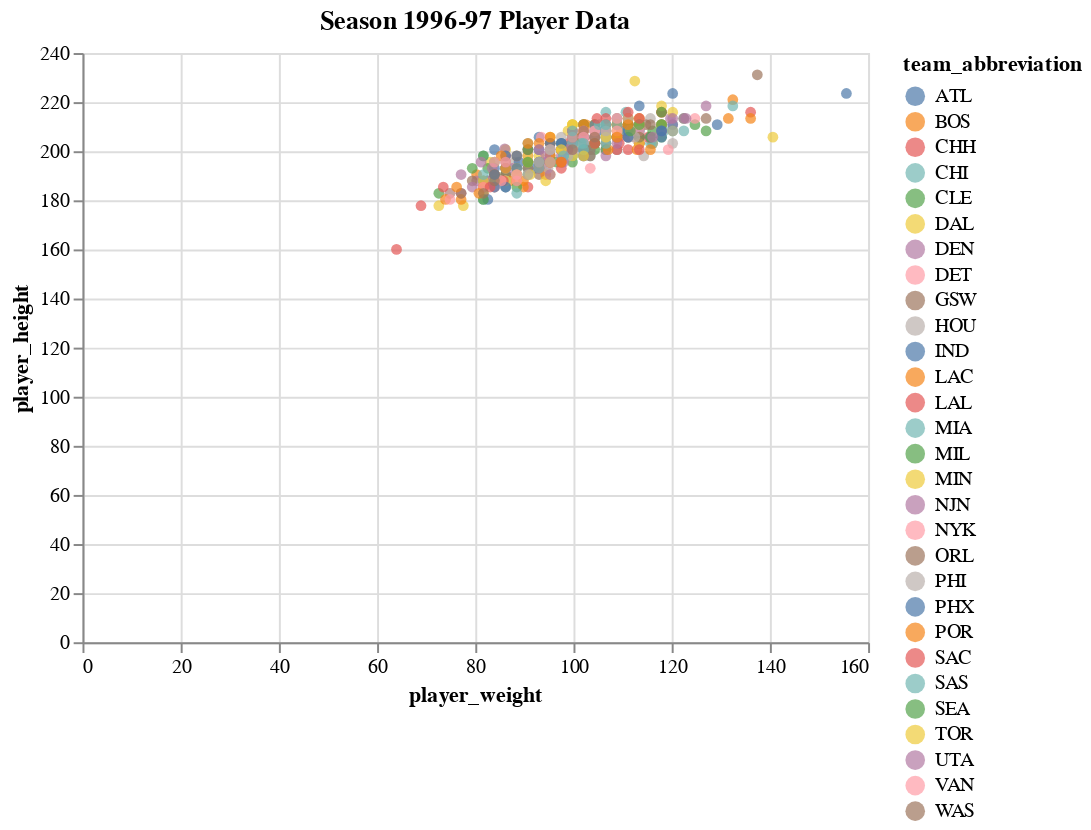

The notebook cell saved with this chart:
### Markdown cell above
<div class="alert alert-block alert-info">
    -------------------------------------------
    <h3>Analysis of Player Attributes</h3><br>
</div>

### Code cell
season96 =  pd.DataFrame()
season96 = all_seasons.copy()
season96 = season96[(season96['season'] == '1996-97')]


alt.Chart(season96, title = "Season 1996-97 Player Data").mark_circle(size=30).encode(
    x='player_weight',
    y='player_height',
    color='team_abbreviation',
    tooltip=['player_name', 'team_abbreviation', 'player_weight', 'player_height']
).interactive()

### Figure 1 — Vega-Lite specification as saved in the notebook (floating-point values rounded to 4 significant figures; data arrays with more than 128 entries replaced by an {"elided": "..."} marker saying what was removed)
{"config": {"view": {"continuousWidth": 400, "continuousHeight": 300}}, "data": {"name": "data-a69ee2eb22bc93a20abf5c8f7efe0a1c"}, "mark": {"type": "circle", "size": 30}, "encoding": {"color": {"type": "nominal", "field": "team_abbreviation"}, "tooltip": [{"type": "nominal", "field": "player_name"}, {"type": "nominal", "field": "team_abbreviation"}, {"type": "quantitative", "field": "player_weight"}, {"type": "quantitative", "field": "player_height"}], "x": {"type": "quantitative", "field": "player_weight"}, "y": {"type": "quantitative", "field": "player_height"}}, "selection": {"selector001": {"type": "interval", "bind": "scales", "encodings": ["x", "y"]}}, "title": "Season 1996-97 Player Data", "$schema": "https://vega.github.io/schema/vega-lite/v4.8.1.json", "datasets": {"data-a69ee2eb22bc93a20abf5c8f7efe0a1c": {"elided": "441 records"}}}
